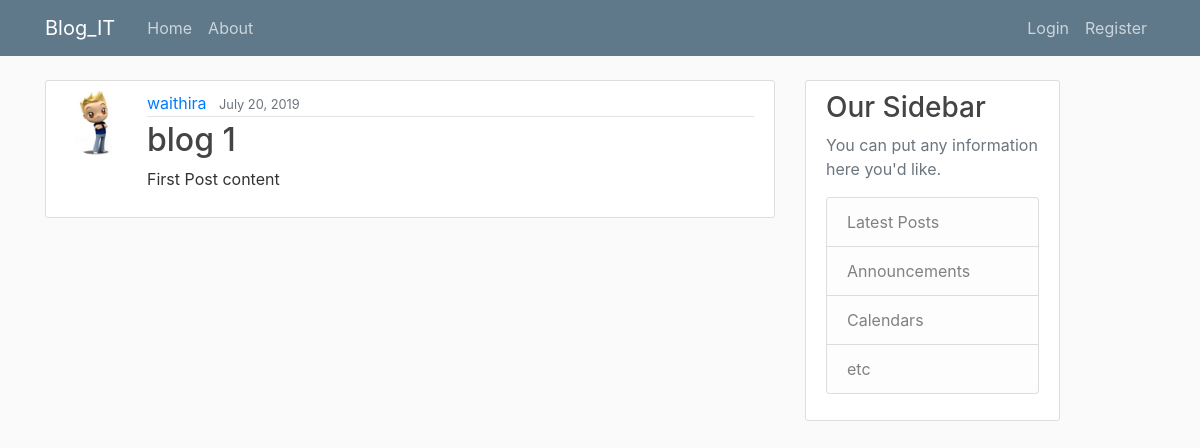
The app's page /, older data.
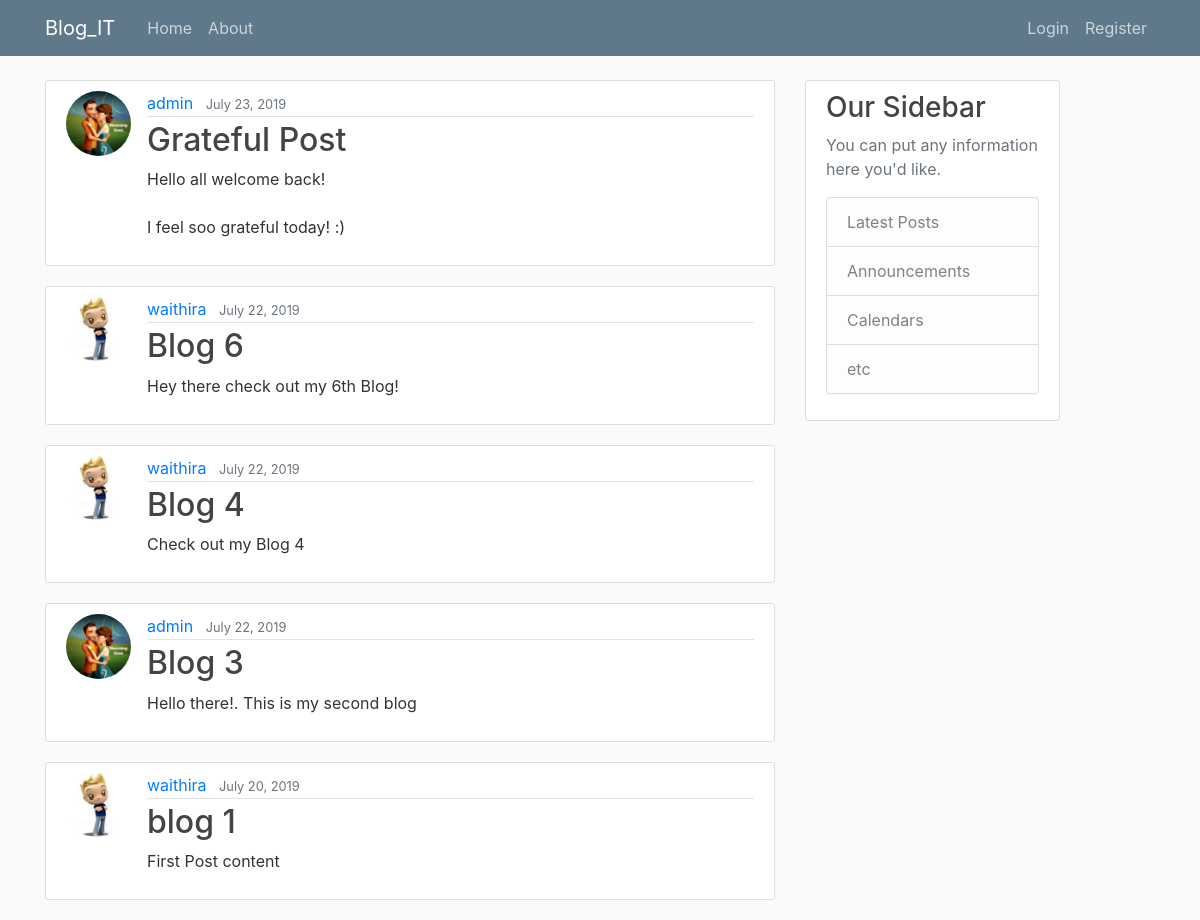
The same page, newer data.
### blog/models.py (models this page shows, shortened)
class Post(models.Model):
	title = models.CharField(max_length=20)
	content = models.TextField(max_length=150)
	date_posted = models.DateTimeField(default=timezone.now)
	author = models.ForeignKey(User, on_delete=models.CASCADE)

### users/models.py (models this page shows, shortened)
class Profile(models.Model):
	user = models.OneToOneField(User, on_delete = models.CASCADE)
	image = models.ImageField(default = 'default.jpg', upload_to = 'profile_pics')

### blog/views.py (the view)
# urls.py: path('', PostListView.as_view(), name='blog-home'),
class PostListView(ListView):
	model = Post
	template_name = "blog/home.html"
	context_object_name = "posts"
	ordering = ["-date_posted"]
	paginate_by = 5

### blog/templates/blog/home.html
{% extends  "blog/base.html" %}
{% block content %}
  {% for post in posts %}
  <article class="media content-section">
    <img class="rounded-circle article-img" src="{{ post.author.profile.image.url }}">
  <div class="media-body">
    <div class="article-metadata">
      <a class="mr-2" href="#">{{ post.author }}</a>
      <small class="text-muted">{{ post.date_posted|date:"F d, Y" }}</small>
    </div>
    <h2><a class="article-title" href="#">{{ post.title }}</a></h2>
    <p class="article-content">{{ post.content }}</p>
  </div>
</article>
  {% endfor %}
{% endblock content%}

### blog/templates/blog/base.html (shortened to what this page needs)
{% load static %}
<!doctype html>
<html lang="en">
  <head>
    <link rel="stylesheet" href="https://maxcdn.bootstrapcdn.com/bootstrap/4.0.0/css/bootstrap.min.css">
    <link rel="stylesheet" type="text/css" href="{% static 'blog/main.css' %}">
</head>
  <body>
  <header class="site-header">
  <nav class="navbar navbar-expand-md navbar-dark bg-steel fixed-top">
    <div class="container">
      <a class="navbar-brand mr-4" href="{% url 'blog-home' %}">Blog_IT</a>
      <div class="collapse navbar-collapse" id="navbarToggle">
        <div class="navbar-nav mr-auto">
          <a class="nav-item nav-link" href="{% url 'blog-home' %}">Home</a>
          <a class="nav-item nav-link" href="{% url 'blog-about' %}">About</a>
        </div>
        <div class="navbar-nav">
          {% if user.is_authenticated  %}
            <a class="nav-item nav-link" href="{% url 'post-create' %}">New Post</a>
            <a class="nav-item nav-link" href="{% url 'profile' %}"> Profile </a>
            <a class="nav-item nav-link" href="{% url 'logout' %}"> Logout </a>
          {% else %}
          <a class="nav-item nav-link" href="{% url 'login' %}">Login</a>
          <a class="nav-item nav-link" href="{% url 'register' %}">Register</a>
          {% endif %}
        </div>
      </div>
    </div>
  </nav>
</header>
  <main role="main" class="container">
  <div class="row">
    <div class="col-md-8">
      {% block content %}{% endblock %}
    </div>
  <div class="col-md-3">
      <div class="content-section">
        <h3>Our Sidebar</h3>
        <p class='text-muted'>You can put any information here you'd like.
          <ul class="list-group">
            <li class="list-group-item list-group-item-light">Latest Posts</li>
            <li class="list-group-item list-group-item-light">Announcements</li>
            <li class="list-group-item list-group-item-light">Calendars</li>
            <li class="list-group-item list-group-item-light">etc</li>
          </ul>
        </p>
      </div>
    </div>
  </div>
</main>
  </body>
</html>

### blog/static/blog/main.css (style rules this page uses)
body { background: #fafafa; color: #333333; margin-top: 5rem; }
h1, h2, h3, h4, h5, h6 { color: #444444; }
ul { margin: 0; }
.bg-steel { background-color: #5f788a; }
.site-header .navbar-nav .nav-link { color: #cbd5db; }
.content-section { background: #ffffff; padding: 10px 20px; border: 1px solid #dddddd; border-radius: 3px; margin-bottom: 20px; }
.article-title { color: #444444; }
.article-content { white-space: pre-line; }
.article-img { height: 65px; width: 65px; margin-right: 16px; }
.article-metadata { padding-bottom: 1px; margin-bottom: 4px; border-bottom: 1px solid #e3e3e3 }

Row changes from the older to the newer data that the page shows:
added Post: author.profile.image (picture), author "admin", date_posted "July 23, 2019", title "Grateful Post", content "Hello all welcome back! I feel soo grateful today! :)"
added Post: author.profile.image (placeholder picture), author "waithira", date_posted "July 22, 2019", title "Blog 6", content "Hey there check out my 6th Blog!"
added Post: author.profile.image (placeholder picture), author "waithira", date_posted "July 22, 2019", title "Blog 4", content "Check out my Blog 4"
added Post: author.profile.image (picture), author "admin", date_posted "July 22, 2019", title "Blog 3", content "Hello there!. This is my second blog"
changed through a linked row, Post "blog 1": author.profile.image: a different picture
